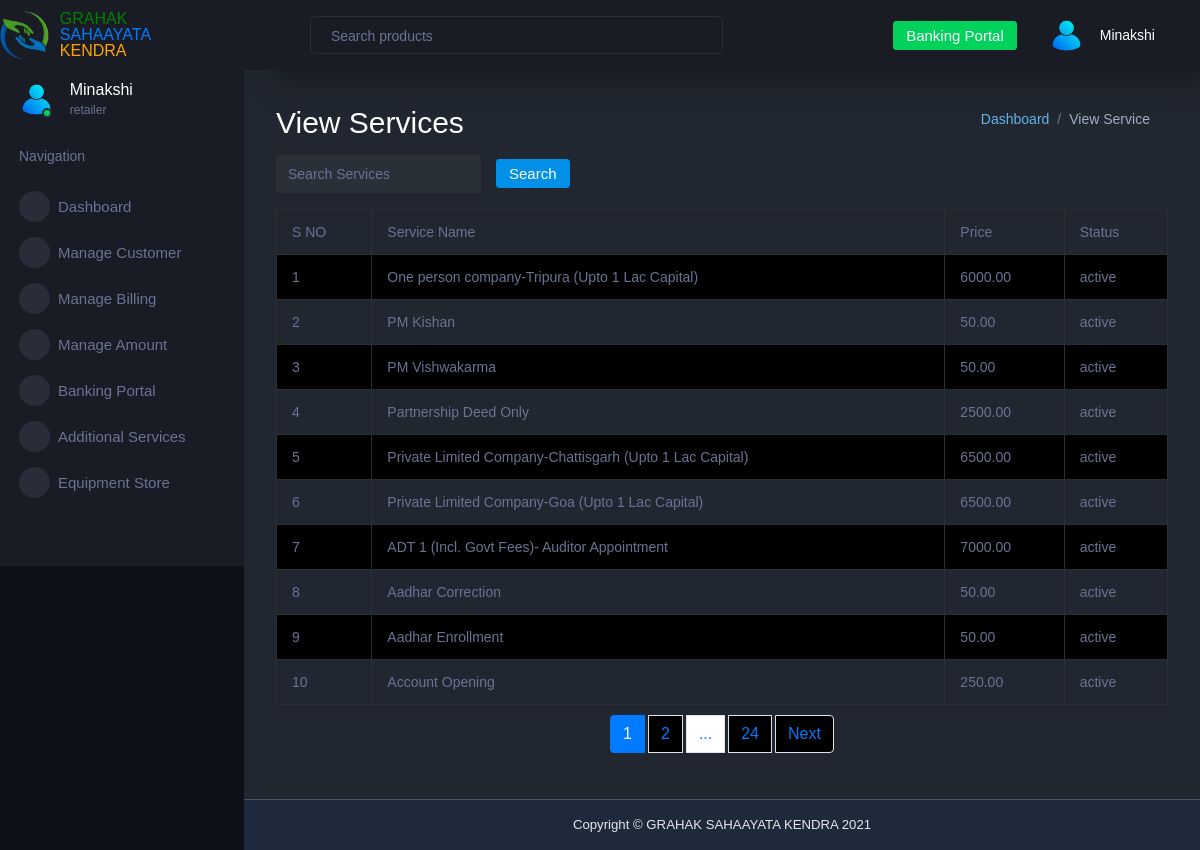
The page /dashboard/retailer/view-services/ (signed in) on the database as committed earlier.
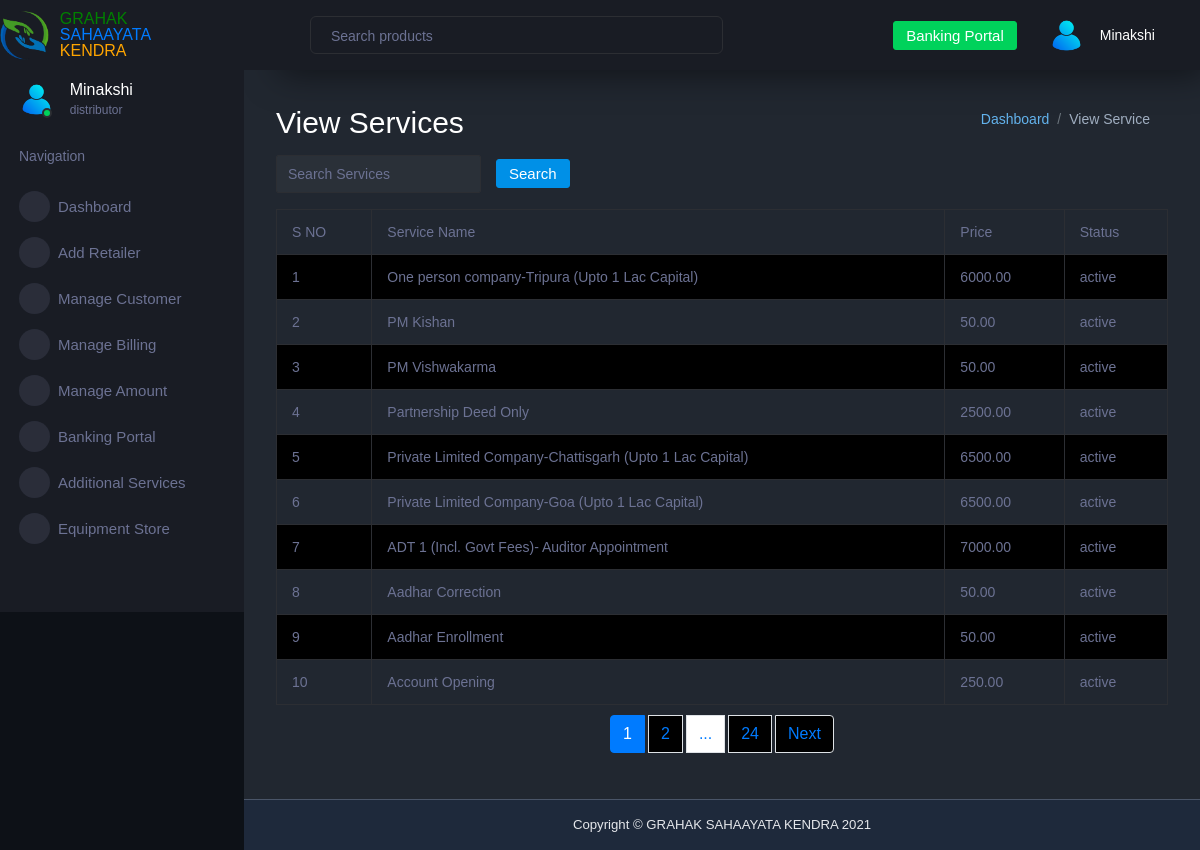
The same page on the database as committed later.
### dashboard/models.py (models this page shows, shortened)
class CustomUser(AbstractUser):
    email = models.EmailField(unique=True, null=False, blank=False)
    is_retailer = models.BooleanField(default=False)
    is_distributor = models.BooleanField(default=False)  # New field for distributor role
    username = models.CharField(
        max_length=150, unique=True, null=True, blank=True, editable=False
    )  # Automatically generated
    branch_id = models.CharField(max_length=50, unique=True, null=True, blank=False)
    plain_text_password = models.CharField(max_length=128, null=True, blank=True)  # For storing plain text password
    profile_photo = models.ImageField(upload_to='profile_photos/', null=True, blank=True)
    mobile_number = models.CharField(max_length=15, null=True, blank=True)
    pin = models.CharField(max_length=4, blank=True, null=True, verbose_name="Security PIN")
    full_name = models.CharField(max_length=255, blank=False, null=False)
    address = models.TextField(null=True, blank=True)
    state = models.CharField(max_length=100, null=True, blank=True)
    city = models.CharField(max_length=100, null=True, blank=True)
    postcode = models.CharField(max_length=20, null=True, blank=True)
    dob = models.DateField(null=True, blank=True)
    start_date = models.DateField(null=True, blank=True)
    created_at = models.DateTimeField(auto_now_add=True)  # Automatically set at creation time
    plain_password = models.CharField(max_length=128, null=True, blank=True)  # Add this field
    current_gsk_count = models.IntegerField(default=0)
    gender = models.CharField(
        max_length=10, choices=[("Male", "Male"), ("Female", "Female")], null=True, blank=True
    )
    role = models.CharField(
        max_length=50,
        choices=[
            ("admin", "Admin"),
            ("retailer", "Retailer"),
            ("distributor", "Distributor"),
            ("master_distributor", "Master Distributor"),
        ],
        null=True,
        blank=False,
        default='retailer'  # Default role
    )
    referred_by = models.ForeignKey(
        "self", on_delete=models.SET_NULL, null=True, blank=True, related_name="referrals"
    )
    wallet_balance = models.DecimalField(max_digits=10, decimal_places=2, default=0.00)
    USERNAME_FIELD = "email"
    REQUIRED_FIELDS = ['username']

### dashboard/views/retailer_views.py (the view)
# urls.py: path('retailer/view-services/', retailer_views.view_services, name='retailer_view_services'),
@role_required(['retailer', 'distributor', 'master_distributor'])
def view_services(request):
    search_query = request.GET.get('search', '')
    if search_query:
        services = Service.objects.filter(service_name__icontains=search_query, status='active').order_by('service_name')
    else:
        services = Service.objects.filter(status='active').order_by('service_name')
    paginator = Paginator(services, 10)  # Show 10 services per page
    page_number = request.GET.get('page', 1)
    page_obj = paginator.get_page(page_number)
    start_index = page_obj.start_index()
    context = {
        'services': page_obj,  # Pass only the paginated services
        'page_obj': page_obj,
        'start_index': start_index,
        'search_query': search_query,  # Pass the search query to retain it in the search bar
    }
    return render(request, 'retailer_dashboard/view_services.html', context)

### dashboard/utils.py (called while the page is built)
def role_required(allowed_roles):
    def decorator(view_func):
        @wraps(view_func)
        def wrapper(request, *args, **kwargs):
            if not request.user.is_authenticated:
                logger.info("User is not authenticated. Redirecting to login.")
                return redirect('login')
            if request.user.role not in allowed_roles:
                logger.warning(f"Unauthorized access attempt by user: {request.user.username}, Role: {request.user.role}")
                return redirect('not_authorized')
            logger.info(f"Access granted for user: {request.user.username}, Role: {request.user.role}")
            return view_func(request, *args, **kwargs)
        return wrapper
    return decorator

### dashboard/templates/retailer_dashboard/view_services.html (shortened to what this page needs)
{% extends 'base.html' %}
{% block content %}
<div class="container mt-7">
    <div class="d-flex justify-content-between align-items-center">
        <h2>View Services</h2>
        <nav aria-label="breadcrumb">
            <ol class="breadcrumb">
                <li class="breadcrumb-item"><a href="{% url 'retailer_dashboard' %}">Dashboard</a></li>
                <li class="breadcrumb-item active" aria-current="page">View Service</li>
            </ol>
        </nav>
    </div>
    <form method="get" class="form-inline mb-3">
        <input type="text" name="search" value="{{ search_query }}" class="form-control" placeholder="Search Services">
        <button type="submit" class="btn btn-primary">Search</button>
    </form>
    <div class="table-responsive">
        <table class="table table-striped table-bordered">
            <thead>
                <tr>
                    <th>S NO</th>
                    <th>Service Name</th>
                    <th>Price</th>
                    <th>Status</th>
                </tr>
            </thead>
            <tbody>
                {% for service in page_obj %}
                <tr>
                    <td>{{ start_index|add:forloop.counter0 }}</td>
                    <td>{{ service.service_name }}</td>
                    <td>{{ service.price }}</td>
                    <td>{{ service.status }}</td>
                </tr>
                {% empty %}
                <tr>
                    <td colspan="3">No services available</td>
                </tr>
                {% endfor %}
            </tbody>
    </table>
    </div>
    <nav>
        <ul class="pagination">
            <li class="page-item {% if page_obj.number == 1 %}active{% endif %}">
                <a class="page-link" href="?page=1">1</a>
            </li>
            {% for page_num in page_obj.paginator.page_range %}
                {% if page_num >= page_obj.number|add:-1 and page_num <= page_obj.number|add:1 and page_num != 1 and page_num != page_obj.paginator.num_pages %}
                <li class="page-item {% if page_num == page_obj.number %}active{% endif %}">
                    <a class="page-link" href="?page={{ page_num }}">{{ page_num }}</a>
                </li>
                {% endif %}
            {% endfor %}
            {% if page_obj.number < page_obj.paginator.num_pages|add:-2 %}
            <li class="page-item disabled"><span class="page-link">...</span></li>
            {% endif %}
            {% if page_obj.paginator.num_pages > 1 %}
            <li class="page-item {% if page_obj.number == page_obj.paginator.num_pages %}active{% endif %}">
                <a class="page-link" href="?page={{ page_obj.paginator.num_pages }}">{{ page_obj.paginator.num_pages }}</a>
            </li>
            {% endif %}
            {% if page_obj.has_next %}
            <li class="page-item">
                <a class="page-link" href="?page={{ page_obj.next_page_number }}">Next</a>
            </li>
            {% endif %}
        </ul>
    </nav>
</div>
{% endblock %}

### dashboard/templates/dashboard/sidebar.html (shortened to what the changed rows need)
{% load static %}
<nav class="sidebar sidebar-offcanvas" id="sidebar">
  {% if user.role == 'retailer' %}
  <ul class="nav">
    <li class="nav-item profile">
      <div class="profile-desc">
        <div class="profile-pic">
          <div class="count-indicator">
            <img class="img-xs rounded-circle " src="{% static 'assets/images/faces/9815472.png'%}" alt="">
            <span class="count bg-success"></span>
          </div>
          <div class="profile-name">
            <h5 class="mb-0 font-weight-normal">{{ user.full_name }}</h5>
            <span>{{ user.role|default:"User" }}</span>
          </div>
        </div>
        <a href="#" id="profile-dropdown" data-toggle="dropdown"><i class="mdi mdi-dots-vertical"></i></a>
      </div>
    </li>
    <li class="nav-item nav-category">
      <span class="nav-link">Navigation</span>
    </li>
    <li class="nav-item menu-items">
      <a class="nav-link" href="{% url 'retailer_dashboard' %}">
        <span class="menu-icon">
          <i class="mdi mdi-speedometer"></i>
        </span>
        <span class="menu-title">Dashboard</span>
      </a>
    </li>
    <li class="nav-item menu-items">
      <a class="nav-link" data-toggle="collapse" href="#ui-basic" aria-expanded="false" aria-controls="ui-basic">
        <span class="menu-icon">
          <i class="mdi mdi-laptop"></i>
        </span>
        <span class="menu-title">Manage Customer</span>
        <i class="menu-arrow"></i>
      </a>
    </li>
    <li class="nav-item menu-items">
      <a class="nav-link" data-toggle="collapse" href="#ui-servi" aria-expanded="false" aria-controls="ui-servi">
        <span class="menu-icon">
          <i class="mdi mdi-chart-bar"></i>
        </span>
        <span class="menu-title">Manage Billing</span>
        <i class="menu-arrow"></i>
      </a>
    </li>
    <li class="nav-item menu-items">
      <a class="nav-link" data-toggle="collapse" href="#ui-amoun" aria-expanded="false" aria-controls="ui-amoun">
        <span class="menu-icon">
          <i class="mdi mdi-table-large"></i>
        </span>
        <span class="menu-title">Manage Amount</span>
        <i class="menu-arrow"></i>
      </a>
    </li>
    <li class="nav-item menu-items">
      <a class="nav-link" data-toggle="collapse" href="#ui-kit" aria-expanded="false" aria-controls="ui-kit">
        <span class="menu-icon">
          <i class="mdi mdi-file-document-box"></i>
        </span>
        <span class="menu-title">Banking Portal</span>
        <i class="menu-arrow"></i>
      </a>
    </li>
    <li class="nav-item menu-items">
      <a class="nav-link" data-toggle="collapse" href="#auth" aria-expanded="false" aria-controls="auth">
        <span class="menu-icon">
          <i class="mdi mdi-security"></i>
        </span>
        <span class="menu-title">Additional Services</span>
      </a>
    </li>
    <li class="nav-item menu-items">
      <a class="nav-link" href="#noti"  data-toggle="collapse" aria-expanded="false" aria-controls="noti">
        <span class="menu-icon">
          <i class="mdi mdi-bell"></i>
        </span>
        <span class="menu-title">Equipment Store</span>
      </a>
    </li>
  </ul>
  {% endif %}
  {% if user.role == 'distributor' %}
  <ul class="nav">
    <li class="nav-item profile">
      <div class="profile-desc">
        <div class="profile-pic">
          <div class="count-indicator">
            <img class="img-xs rounded-circle " src="{% static 'assets/images/faces/9815472.png'%}" alt="">
            <span class="count bg-success"></span>
          </div>
          <div class="profile-name">
            <h5 class="mb-0 font-weight-normal">{{ user.full_name }}</h5>
            <span>{{ user.role|default:"User" }}</span>
          </div>
        </div>
        <a href="#" id="profile-dropdown" data-toggle="dropdown"><i class="mdi mdi-dots-vertical"></i></a>
      </div>
    </li>
    <li class="nav-item nav-category">
      <span class="nav-link">Navigation</span>
    </li>
    <li class="nav-item menu-items">
      <a class="nav-link" href="{% url 'distributor_dashboard' %}">
        <span class="menu-icon">
          <i class="mdi mdi-speedometer"></i>
        </span>
        <span class="menu-title">Dashboard</span>
      </a>
    </li>
    <li class="nav-item menu-items">
      <a class="nav-link" data-toggle="collapse" href="#ui-city" aria-expanded="false" aria-controls="ui-city">
        <span class="menu-icon">
          <i class="mdi mdi-contacts"></i>
        </span>
        <span class="menu-title">Add Retailer</span>
        <i class="menu-arrow"></i>
      </a>
    </li>
    <li class="nav-item menu-items">
      <a class="nav-link" data-toggle="collapse" href="#ui-basic" aria-expanded="false" aria-controls="ui-basic">
        <span class="menu-icon">
          <i class="mdi mdi-laptop"></i>
        </span>
        <span class="menu-title">Manage Customer</span>
        <i class="menu-arrow"></i>
      </a>
    </li>
    <li class="nav-item menu-items">
      <a class="nav-link" data-toggle="collapse" href="#ui-servi" aria-expanded="false" aria-controls="ui-servi">
        <span class="menu-icon">
          <i class="mdi mdi-chart-bar"></i>
        </span>
        <span class="menu-title">Manage Billing</span>
        <i class="menu-arrow"></i>
      </a>
    </li>
    <li class="nav-item menu-items">
      <a class="nav-link" data-toggle="collapse" href="#ui-amoun" aria-expanded="false" aria-controls="ui-amoun">
        <span class="menu-icon">
          <i class="mdi mdi-table-large"></i>
        </span>
        <span class="menu-title">Manage Amount</span>
        <i class="menu-arrow"></i>
      </a>
    </li>
    <li class="nav-item menu-items">
      <a class="nav-link" data-toggle="collapse" href="#ui-kit" aria-expanded="false" aria-controls="ui-kit">
        <span class="menu-icon">
          <i class="mdi mdi-file-document-box"></i>
        </span>
        <span class="menu-title">Banking Portal</span>
        <i class="menu-arrow"></i>
      </a>
    </li>
    <li class="nav-item menu-items">
      <a class="nav-link" data-toggle="collapse" href="#auth" aria-expanded="false" aria-controls="auth">
        <span class="menu-icon">
          <i class="mdi mdi-security"></i>
        </span>
        <span class="menu-title">Additional Services</span>
      </a>
    </li>
    <li class="nav-item menu-items">
      <a class="nav-link" href="#noti"  data-toggle="collapse" aria-expanded="false" aria-controls="noti">
        <span class="menu-icon">
          <i class="mdi mdi-bell"></i>
        </span>
        <span class="menu-title">Equipment Store</span>
      </a>
    </li>
  </ul>
  {% endif %}
</nav>

### dashboard/templates/dashboard/header.html (shortened to what this page needs)
{% load static %}
<nav class="navbar p-0 fixed-top d-flex flex-row">
  <div class="navbar-menu-wrapper flex-grow d-flex align-items-stretch">
    <button class="navbar-toggler navbar-toggler align-self-center" type="button" data-toggle="minimize">
      <span class="mdi mdi-menu"></span>
    </button>
    <ul class="navbar-nav w-100">
      <li class="nav-item w-100">
        <form class="nav-link mt-2 mt-md-0 d-none d-lg-flex search">
          <input type="text" class="form-control" placeholder="Search products">
        </form>
      </li>
    </ul>
    <ul class="navbar-nav navbar-nav-right">
      <li class="nav-item d-lg-block">
        <a class="nav-link btn btn-success create-new-button"  href="{% url 'banking_portal_request' %}">Banking Portal</a>
      </li>
      <li class="nav-item dropdown">
        <a class="nav-link" id="profileDropdown" href="#" data-toggle="dropdown">
          <div class="navbar-profile">
            <img class="img-xs rounded-circle" src="{% static 'assets/images/faces/9815472.png'%}" alt="">
            <p class="mb-0 d-none d-sm-block navbar-profile-name">{{ user.full_name }}</p>
            <i class="mdi mdi-menu-down d-none d-sm-block"></i>
          </div>
        </a>
      </li>
    </ul>
  </div>
</nav>

Rows that differ between the two databases and show on the page:
changed CustomUser "Minakshi": role "retailer" → "distributor"
Other text that changed with them:
text now shown: "Add Retailer"
